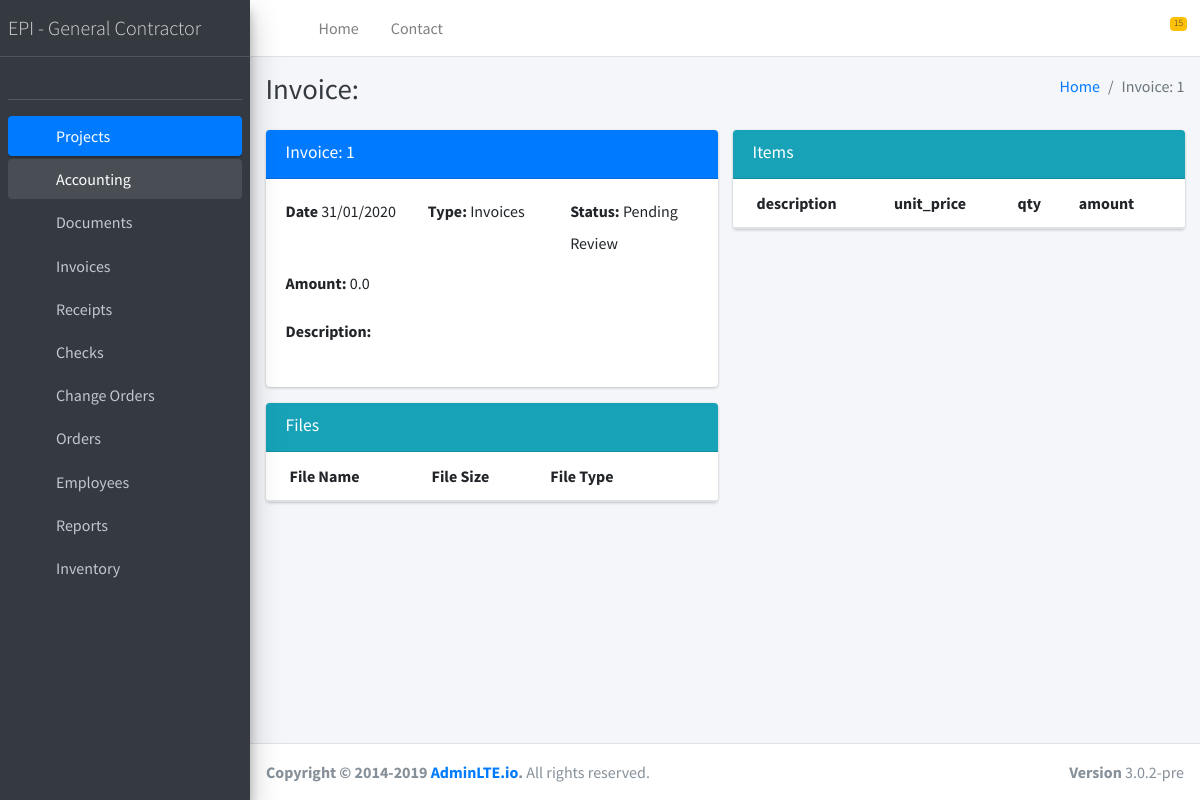
Page /invoices/1 on the committed database.
### invoices/models.py (models this page shows)
class Invoice(models.Model):
    due_date = models.DateField(blank=True, null=True)
    document = models.ForeignKey(Document, models.SET_NULL, blank=True, null=True)
    customer = models.ForeignKey(Customer, models.SET_NULL, blank=True, null=True)
    payments = models.ManyToManyField(Payment)
    created_at = models.DateTimeField(auto_now=True)
    updated_at = models.DateTimeField(auto_now_add=True)

### documents/models.py (models this page shows, shortened)
class Document(models.Model):
    number = models.CharField(max_length=255, blank=True)
    date = models.DateTimeField(blank=True)
    description = models.TextField(blank=True)
    amount = models.FloatField(blank=True, default=0)
    statuses = [
        ('Approved', 'Approved'),
        ('Cleared', 'Cleared '),
        ('Draft ', 'Draft '),
        ('In Process', 'In Process'),
        ('Paid ', 'Paid '),
        ('Pending Cancellation', 'Pending Cancellation'),
        ('Pending Review', 'Pending Review'),
        ('Rejected', 'Rejected'),
        ('Submitting ', 'Submitting '),
        ('Unpaid ', 'Unpaid '),
    ]
    status = models.CharField(max_length=255, choices=statuses, default='Pending Review')
    type = models.ForeignKey(Document_type, models.SET_NULL, blank=True, null=True)
    files = models.ManyToManyField(Files_storage)
    created_at = models.DateTimeField(auto_now=True)
    updated_at = models.DateTimeField(auto_now_add=True)

class Document_type(models.Model):
    name = models.CharField(max_length=255)
    prefix = models.CharField(max_length=255, blank=True, default='')
    postfix = models.CharField(max_length=255, blank=True, default='')
    start = models.PositiveIntegerField(default=0)
    uuid = models.UUIDField(default=uuid.uuid4)
    created_at = models.DateTimeField(auto_now=True)
    updated_at = models.DateTimeField(auto_now_add=True)
    def __str__(self):
        return self.name

### invoices/views.py (the view)
# urls.py: url(r'^(?P<pk>\d+)$', views.read, name='change_order_read'),
def read(request, pk, template_name='invoices/read.html'):
    item = get_object_or_404(Invoice, pk=pk)
    data = {
        'item': item
    }
    return render(request, template_name, data)

### templates/invoices/read.html (shortened to what this page needs)
{% extends 'base.html' %} {% load static %} {% block content %}
<div class="content-wrapper">
    <div class="content-header">
        <div class="container-fluid">
            <div class="row mb-2">
                <div class="col-sm-6">
                    <h1 class="m-0 text-dark">Invoice: {{ item.number }}</h1>
                </div>
                <div class="col-sm-6">
                    <ol class="breadcrumb float-sm-right">
                        <li class="breadcrumb-item"><a href="#">Home</a></li>
                        <li class="breadcrumb-item active">Invoice: {{ item.document.number }}</li>
                    </ol>
                </div>
            </div>
        </div>
    </div>
    <section class="content">
        <div class="container-fluid">
            <div class="row">
                <div class="col-6">
                    <div class="card card-primary">
                        <div class="card-header">
                            <h3 class="card-title">Invoice: {{ item.document.number }}</h3>
                            <div class="card-tools">
                                <a href="{% url 'invoice_update' item.id %}" type="button" class="btn btn-tool" title="Edit"><i class="fas fa-pencil-alt"></i></a>
                            </div>
                        </div>
                        <div class="card-body">
                            <div class="row">
                                <div class="col form-group">
                                    <label>Date</label>
                                    {{ item.document.date|date:'d/m/Y' }}
                                </div>
                                <div class="col form-group">
                                    <label>Type:</label>
                                    {{ item.document.type }}
                                </div>
                                <div class="col form-group">
                                    <label>Status:</label>
                                    {{ item.document.status }}
                                </div>
                            </div>
                            <div class="row">
                                <div class="col form-group">
                                    <label>Amount:</label>
                                    {{ item.document.amount }}
                                </div>
                            </div>
                            <div class="row">
                                <div class="col-12">
                                    <div class="form-group">
                                        <label>Description:</label>
                                    </div>
                                </div>
                            </div>
                        </div>
                    </div>
                    <div class="card card-info">
                        <div class="card-header">
                          <h3 class="card-title">Files</h3>
                          <div class="card-tools">
                            <a href="{% url 'file_storage_assign' 'change_order' item.id %}" type="button" class="btn btn-tool" title="Upload" target="_blank" onclick="PopupCenter(this.href, 'File Upload', '500', '500')"><i class="fas fa-upload"></i></a>
                            <a type="button" class="btn btn-tool" title="ZIP"><i class="far fa-file-archive"></i></a>
                            <button type="button" class="btn btn-tool" data-card-widget="collapse" data-toggle="tooltip" title="Collapse"><i class="fas fa-minus"></i></button>
                          </div>
                        </div>
                        <div class="card-body p-0">
                          <table class="table">
                            <thead>
                              <tr>
                                <th>File Name</th>
                                <th>File Size</th>
                                <th>File Type</th>
                                <th></th>
                              </tr>
                            </thead>
                          </table>
                        </div>
                      </div>
                </div>
                <div class="col-6">
                    <div class="card card-info">
                        <div class="card-header">
                          <h3 class="card-title">Items</h3>
                          <div class="card-tools">
                            <a href="{% url 'file_storage_assign' 'change_order' item.id %}" type="button" class="btn btn-tool" title="Upload" target="_blank" onclick="PopupCenter(this.href, 'File Upload', '500', '500')"><i class="fas fa-upload"></i></a>
                            <a type="button" class="btn btn-tool" title="ZIP"><i class="far fa-file-archive"></i></a>
                            <button type="button" class="btn btn-tool" data-card-widget="collapse" data-toggle="tooltip" title="Collapse"><i class="fas fa-minus"></i></button>
                          </div>
                        </div>
                        <div class="card-body p-0">
                          <table class="table">
                            <thead>
                              <tr>
                                <th>description</th>
                                <th>unit_price</th>
                                <th>qty</th>
                                <th>amount</th>
                              </tr>
                            </thead>
                          </table>
                        </div>
                      </div>
                </div>
            </div>
        </div>
    </section>
</div>
{% endblock content %}

### rows in the picture
Invoice: document.number "1", document "31/01/2020", document.type "Invoices", document.status "Pending Review", document.amount "0.0"
